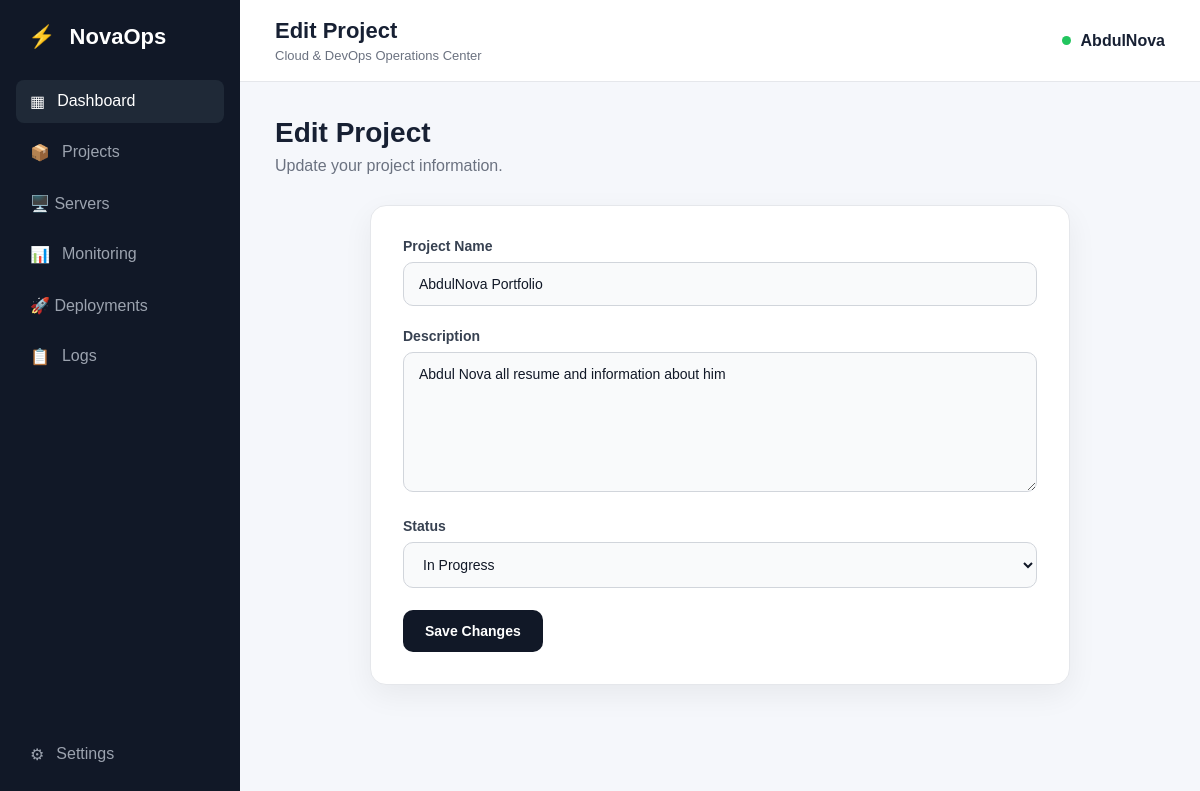
Page /projects/edit/6 on the committed database.
### app.py (models this page shows)
class Project(db.Model):
    id = db.Column(
        db.Integer,
        primary_key=True
    )
    name = db.Column(
        db.String(100),
        nullable=False
    )
    description = db.Column(
        db.Text,
        nullable=False
    )
    status = db.Column(
        db.String(50),
        nullable=False
    )
    servers = db.relationship(
        "Server",
        backref="project",
        lazy=True
    )

### app.py (the view, shortened to what this page needs)
@app.route("/projects/edit/<int:project_id>", methods=["GET", "POST"])
def edit_project(project_id):
    project = Project.query.get_or_404(
        project_id
    )
    return render_template(
        "edit_project.html",
        project=project
    )

### templates/edit_project.html (shortened to what this page needs)
{% extends "base.html" %}
{% block page_title %}
Edit Project
{% endblock %}
{% block content %}
<div class="welcome">
    <div>
        <h1>Edit Project</h1>
        <p>Update your project information.</p>
    </div>
</div>
<div class="form-card">
    <form method="POST">
        <div class="form-group">
            <label for="name">
                Project Name
            </label>
            <input type="text" id="name" name="name" value="{{ project.name }}" required>
        </div>
        <div class="form-group">
            <label for="description">
                Description
            </label>
            <textarea id="description" name="description" required>{{ project.description }}</textarea>
        </div>
        <div class="form-group">
            <label for="status">
                Status
            </label>
            <select id="status" name="status">
                <option value="In Progress" {% if project.status=="In Progress" %}selected{% endif %}>
                    In Progress
                </option>
            </select>
        </div>
        <button type="submit" class="primary-btn">
            Save Changes
        </button>
    </form>
</div>
{% endblock %}

### static/css/style.css (style rules this page uses)
* { margin: 0; padding: 0; box-sizing: border-box; }
body { font-family: Arial, sans-serif; background: #f5f7fb; color: #172033; }
.welcome { display: flex; justify-content: space-between; align-items: center; margin-bottom: 30px; }
.welcome h1 { font-size: 28px; margin-bottom: 8px; }
.welcome p { color: #6b7280; }
.primary-btn { display: inline-flex; align-items: center; justify-content: center; border: none; background: #111827; color: white; padding: 12px 18px; border-radius: 8px; cursor: pointer; font-weight: 600; text-decoration: none; transition: 0.2s; }
.form-card { max-width: 700px; margin: 30px auto; padding: 32px; background: #ffffff; border: 1px solid #e5e7eb; border-radius: 16px; box-shadow: 0 10px 30px rgba(0, 0, 0, 0.06); }
.form-group { margin-bottom: 22px; }
.form-group label { display: block; margin-bottom: 8px; font-size: 14px; font-weight: 600; color: #374151; }
.form-group input, .form-group textarea, .form-group select { width: 100%; padding: 13px 15px; border: 1px solid #d1d5db; border-radius: 10px; background: #f9fafb; color: #111827; font-size: 14px; font-family: inherit; outline: none; transition: 0.2s; }
.form-group textarea { min-height: 140px; resize: vertical; }
.form-group select { cursor: pointer; }
.form-card .primary-btn { border: none; cursor: pointer; padding: 13px 22px; border-radius: 10px; font-weight: 600; font-size: 14px; }

### rows in the picture
Project: name "AbdulNova Portfolio", description "Abdul Nova all resume and information about him", status "In Progress"
